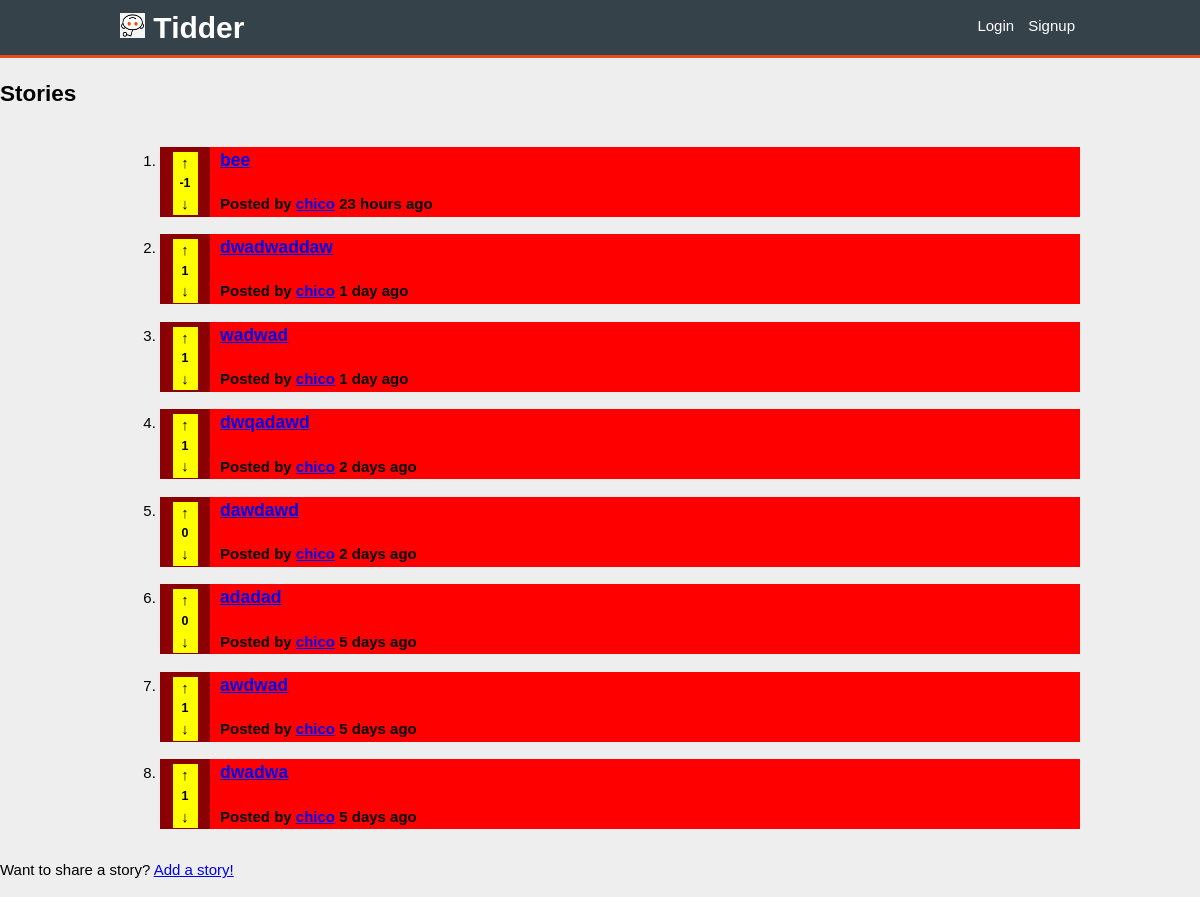
/pages/stories.php, run on the app's committed database.
### tables this page shows
CREATE TABLE opinion (
    opinion_id INTEGER NOT NULL PRIMARY KEY AUTOINCREMENT,
	parent_id INTEGER REFERENCES opinion(opinion_id),
    opinion_title VARCHAR,
    opinion_text VARCHAR NOT NULL,
	posted DATETIME NOT NULL,
    user_id INTEGER NOT NULL REFERENCES user
);

### pages/stories.php (called while the page is built, shortened)
<?php
	include_once('../includes/date.php');
	include_once('../database/db_story.php');
	include_once('../templates/tpl_common.php');
	include_once('../templates/tpl_stories.php');
	$stories = array_reverse(getAllStories());
	$now = time();
	for($i = 0; $i < count($stories); $i++){
		$stories[$i]['username'] = getUserName($stories[$i]['user_id']);
		$stories[$i]['score'] = getScore($stories[$i]['opinion_id']);
	}
	$page = 'stories.php';
	draw_header(true);
	draw_stories($stories,true);
	draw_footer();
?>

### database/db_story.php (called while the page is built, shortened)
<?php
	function getAllStories() {
		$db = Database::instance()->db();
		$stmt = $db->prepare('SELECT * FROM opinion WHERE parent_id IS NULL');
		$stmt->execute();
		return $stmt->fetchAll();
	}
?>

### includes/date.php (called while the page is built, shortened)
<?php
	function deltaTime($now, $date){
		$time = strtotime($date);
		$delta = $now - $time;
		if(!floor($delta/86400)){
			$time_word = (floor($delta/3600) == 1 ? ' hour ' : ' hours ');
			return floor($delta/3600).$time_word.'ago';
		}
		if(!floor($delta/2592000)){
			$time_word = (floor($delta/86400) == 1 ? ' day ' : ' days ');
			return floor($delta/86400).$time_word.'ago';
		}
		$time_word = (floor($delta/31104000) == 1 ? ' year ' : ' years ');
		return floor($delta/31104000).$time_word.'ago';
	}
?>

### templates/tpl_stories.php (the view)
<?php function draw_stories($stories, $not_profile){ ?>
        <section id="stories">
		<header>
			<h2>Stories</h2>
		</header>
		<div class = "container">
			<ol>
					<?php
							foreach($stories as $story)
					draw_story($story);
			?>
			</ol>
		</div>
		<?php if($not_profile){?>
		<footer>
			<p>Want to share a story? <a href="add_story.php">Add a story!</a></p>
		</footer>
		<?php } ?>
		 </section>
		<?php } ?>
    <?php function draw_story($story) {
		global $now;?>
		<li>
				<article class="story" data-id="<?=$story['opinion_id']?>">
					<div class = "votes-container">
							<div class = "votes">
								<div class="upvote" role="button" data-value="<?=$story['vote']?>">&#8593;</div>
								<h5><?=$story['score']?></h5>
								<div class="downvote" role="button" data-value="<?=$story['vote']?>">&#8595;</div>
							</div>
					</div>
					<div class = "storyinfo">
						<h3><a href="story.php?story_id=<?=$story['opinion_id']?>"><?=$story['opinion_title']?></a></h3>
						<h4>Posted by <a href="<?='profile.php?username='.urlencode($story['username'])?>"><?=$story['username']?></a> <?=deltaTime($now, $story['posted'])?></h4>
					</div>
		   </article>
		</li>
    <?php } ?>

### templates/tpl_common.php (shortened to what this page needs)
<?php
function draw_header($isnt_login_signup) {
	global $page;
?>
<!DOCTYPE html>
<html lang="en-US">
<head>
	<link rel="stylesheet" type="text/css" href="../css/style.css">
</head>
<body>
	<header>
		<div class = "container">
			<h1>
				<a href="../index.php">
					<img src="../pictures/default.jpg" alt="icon" width = "25" height = "25"> Tidder
				</a>
			</h1>
			<?php if(!isset($_SESSION['user_id'])) {
					if($isnt_login_signup) { ?>
					<nav>
						<ul>
							<li><a href='../pages/login.php?redirect=<?=urlencode($page)?>''>Login</a></li>
							<li><a href='../pages/signup.php?redirect=<?=urlencode($page)?>'>Signup</a></li>
						</ul>
					</nav>
			<?php }
			} ?>
		</div>
	</header>
<?php
}
function draw_footer() {?>
	</body>
</html>
<?php } ?>

### css/style.css (style rules this page uses)
:root { --main-bg-color: #eee; --section-login-bg-color: white; --section-login-border-color: #ddd; --section-login-footer-bg-color: #eef; --button-bg-color: #bbf; --button-hover-bg-color: #aaf; }
body { font: 15px/1.5 Arial, Helvetica, sans-serif; padding: 0; margin: 0; background-color: var(--main-bg-color); }
.container { width: 80%; margin: 0px auto; overflow: hidden; }
body > header { background-color: #35424a; color: #ffffff; padding-top: 5px; min-height: 50px; border-bottom: #e8491d 3px solid; }
body > header a { color: #ffffff; text-decoration: none; }
body > header nav a { padding: 5px; }
body > header nav li { padding: 0px; }
body > header ul { padding: 0; margin: 0; }
body > header li { display: inline; padding: 0 20px; }
body > header h1 { float: left; margin: 0; }
body > header nav { float: right; margin-top: 10px; }
article.story { background-color: red; position: relative; min-height: 70px; }
article.story .storyinfo { padding-left: 60px; }
article.story .votes-container { position: absolute; background-color: darkred; float: left; width: 50px; bottom: 0; top:0; left:0; }
article.story .votes { background-color: yellow; width: 50%; margin: 0 auto; margin-top: 5px; display: flex; align-items: center; justify-content: center; flex-direction: column; }
article.story .votes-container h5 { padding: 0; margin: 0; }

### data on the page
opinion: score "-1", opinion_title "bee", username "chico", posted "23 hours ago"
opinion: user "1", opinion_title "dwadwaddaw", username "chico", posted "1 day ago"
opinion: user "1", opinion_title "wadwad", username "chico", posted "1 day ago"
opinion: user "1", opinion_title "dwqadawd", username "chico", posted "2 days ago"
opinion: score "0", opinion_title "dawdawd", username "chico", posted "2 days ago"
opinion: score "0", opinion_title "adadad", username "chico", posted "5 days ago"
opinion: user "1", opinion_title "awdwad", username "chico", posted "5 days ago"
opinion: user "1", opinion_title "dwadwa", username "chico", posted "5 days ago"
